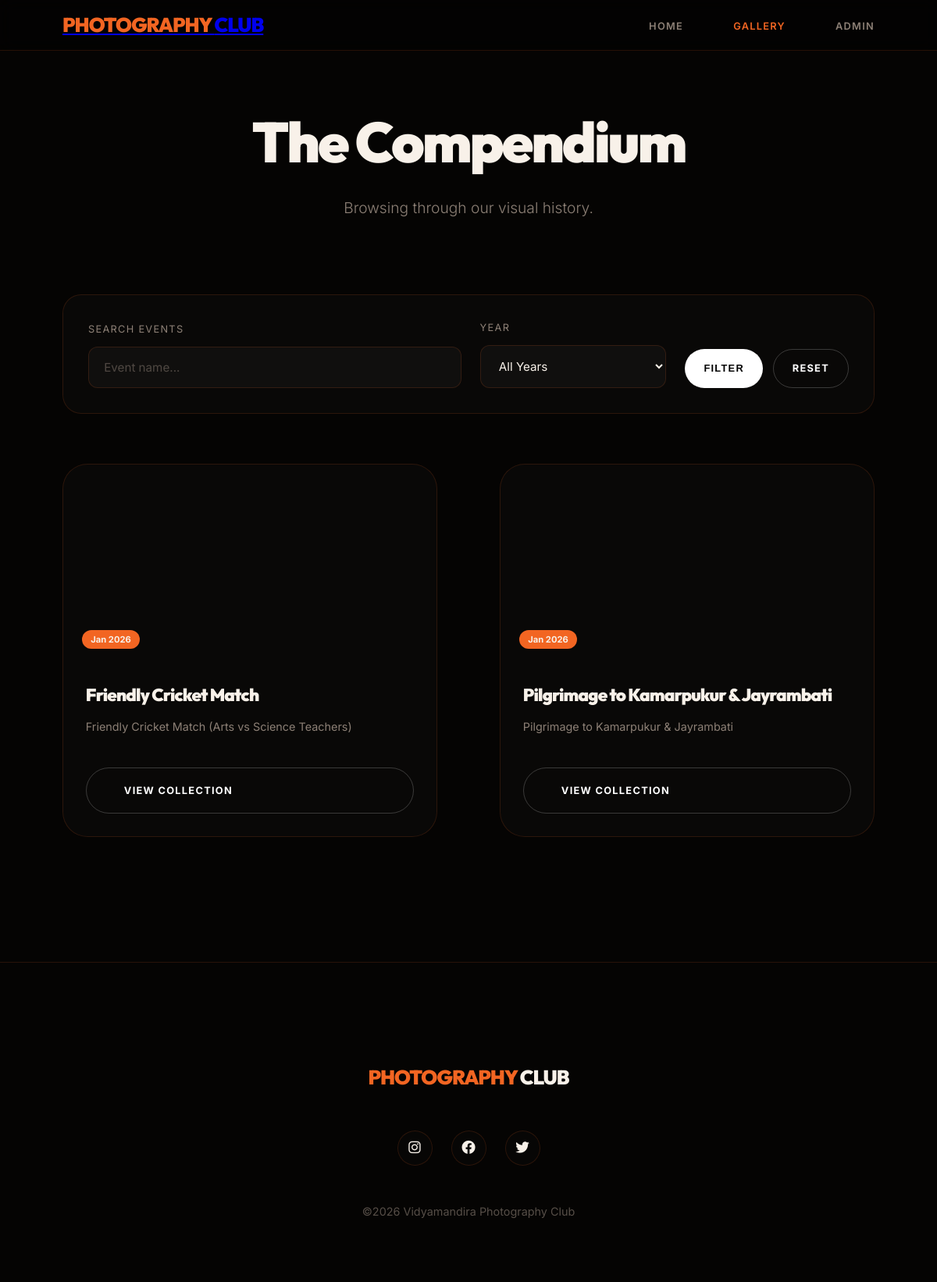
The page /gallery.php?year=2026-01-01 on the database its author committed.
### tables this page shows
CREATE TABLE `events` (
  `id` int(11) NOT NULL,
  `name` varchar(100) NOT NULL,
  `event_date` date NOT NULL,
  `folder_name` varchar(150) NOT NULL,
  `description` text DEFAULT NULL,
  `cover_image` varchar(255) DEFAULT NULL,
  `created_at` timestamp NOT NULL DEFAULT current_timestamp()
);

CREATE TABLE `social_links` (
  `id` int(11) NOT NULL,
  `platform` varchar(50) NOT NULL,
  `url` varchar(255) NOT NULL,
  `created_at` timestamp NOT NULL DEFAULT current_timestamp()
);

### gallery.php (the view, shortened to what this page needs)
<?php require_once 'includes/db.php'; ?>
<!DOCTYPE html>
<html lang="en">
<head>
    <link rel="stylesheet" href="assets/css/style.css?v=2.1">
</head>
<body>
    <?php include 'includes/header.php'; ?>
    <main class="container animate-up" style="min-height: 80vh; padding-top: 8rem;">
        <div style="text-align: center; margin-bottom: 6rem;">
            <h1 style="font-size: 4.5rem; margin-bottom: 1rem;">The Compendium</h1>
            <p style="color: var(--text-muted); font-size: 1.2rem; font-weight: 300;">Browsing through our visual history.</p>
        </div>
        <div class="glass" style="padding: 2rem; border-radius: 24px; margin-bottom: 4rem; display: flex; flex-wrap: wrap; gap: 1.5rem; align-items: flex-end;">
            <form method="GET" style="display: contents;">
                <div style="flex: 2; min-width: 250px;">
                    <label style="display: block; margin-bottom: 0.8rem; font-size: 0.8rem; color: var(--text-muted); text-transform: uppercase; letter-spacing: 0.1em;">Search Events</label>
                    <input type="text" name="search" placeholder="Event name..." value="<?php echo htmlspecialchars($_GET['search'] ?? ''); ?>">
                </div>
                <div style="flex: 1; min-width: 120px;">
                    <label style="display: block; margin-bottom: 0.8rem; font-size: 0.8rem; color: var(--text-muted); text-transform: uppercase; letter-spacing: 0.1em;">Year</label>
                    <select name="year" id="year-select" onchange="updateMonths()">
                        <option value="">All Years</option>
                    </select>
                </div>
                <div style="display: flex; gap: 0.8rem;">
                    <button type="submit" class="btn btn-primary" style="padding: 0.9rem 1.5rem;">Filter</button>
                    <a href="gallery.php" class="btn btn-outline" style="padding: 0.9rem 1.5rem;">Reset</a>
                </div>
            </form>
        </div>
        <div class="event-grid" style="margin-bottom: 10rem;">
            <?php
            $year = $_GET['year'] ?? '';
            $sql = "SELECT * FROM events WHERE 1=1";
            $params = [];
            if ($year) {
                $sql .= " AND YEAR(event_date) = ?";
                $params[] = $year;
            }
            $sql .= " ORDER BY event_date DESC";
            $stmt = $pdo->prepare($sql);
            $stmt->execute($params);
            $events = $stmt->fetchAll();
            if (empty($events)): ?>
                <div style="text-align: center; grid-column: 1/-1; padding: 5rem 0;">
                    <p style="color: var(--text-muted); font-size: 1.2rem;">No events match your criteria.</p>
                </div>
            <?php else:
                foreach ($events as $event): ?>
                    <div class="glass-card animate-up" style="overflow: hidden;">
                        <div style="height: 250px; background: url('<?php echo htmlspecialchars($event['cover_image']); ?>') center/cover; position: relative;">
                            <div style="position: absolute; bottom: 1rem; left: 1.5rem;">
                                <span style="font-size: 0.7rem; background: var(--primary); padding: 0.3rem 0.7rem; border-radius: 100px; font-weight: 700;"><?php echo date('M Y', strtotime($event['event_date'])); ?></span>
                            </div>
                        </div>
                        <div style="padding: 1.8rem;">
                            <h3 style="margin-bottom: 0.8rem; font-size: 1.4rem;"><?php echo htmlspecialchars($event['name']); ?></h3>
                            <p style="color: var(--text-muted); font-size: 0.9rem; margin-bottom: 1.5rem; height: 2.7em; overflow: hidden; display: -webkit-box; -webkit-line-clamp: 2; -webkit-box-orient: vertical;">
                                <?php echo htmlspecialchars($event['description']); ?>
                            </p>
                            <a href="event.php?id=<?php echo $event['id']; ?>" class="btn btn-outline" style="width: 100%;">View Collection</a>
                        </div>
                    </div>
                <?php endforeach; ?>
            <?php endif; ?>
        </div>
    </main>
<?php include 'includes/footer.php'; ?>
</body>
</html>

### includes/footer.php (shortened to what this page needs)
<footer>
    <div class="container footer-content">
        <div class="logo"><span>PHOTOGRAPHy </span>CLUB</div>
        <?php
        $social_stmt = $pdo->query("SELECT * FROM social_links");
        $social_links = $social_stmt->fetchAll();
        if (!empty($social_links)): ?>
            <div class="social-links">
                <?php foreach ($social_links as $link):
                    $icon = "fa-link";
                    switch(strtolower($link['platform'])) {
                        case 'instagram': $icon = "fa-brands fa-instagram"; break;
                        case 'facebook': $icon = "fa-brands fa-facebook"; break;
                        case 'twitter': $icon = "fa-brands fa-twitter"; break;
                    }
                ?>
                    <a href="<?php echo htmlspecialchars($link['url']); ?>" target="_blank" class="social-icon" title="<?php echo htmlspecialchars($link['platform']); ?>">
                        <i class="<?php echo $icon; ?>"></i>
                    </a>
                <?php endforeach; ?>
            </div>
        <?php endif; ?>
        <p class="copyright">&copy;2026 Vidyamandira Photography Club</p>
    </div>
</footer>

### assets/css/style.css (style rules this page uses)
:root { --primary: #f26522; --primary-light: #ff7e42; --primary-dim: rgba(242, 101, 34, 0.12); --bg-dark: #050403; --bg-card: #0c0a09; --text-main: #f8f1e9; --text-muted: #8d8076; --glass: rgba(255, 255, 255, 0.01); --glass-border: rgba(242, 101, 34, 0.15); --transition: all 0.6s cubic-bezier(0.16, 1, 0.3, 1); --nav-height: 65px; }
* { margin: 0; padding: 0; box-sizing: border-box; }
body { background-color: var(--bg-dark); color: var(--text-main); font-family: 'Inter', sans-serif; line-height: 1.5; overflow-x: hidden; -webkit-font-smoothing: antialiased; }
input[type="text"], input[type="password"], input[type="date"], input[type="email"], select, textarea { width: 100%; padding: 1rem 1.2rem; background: rgba(255, 255, 255, 0.03); border: 1px solid var(--glass-border); border-radius: 12px; color: var(--text-main); font-family: inherit; font-size: 0.95rem; transition: var(--transition); }
select option { background-color: var(--bg-card); color: var(--text-main); }
::placeholder { color: var(--text-muted); opacity: 0.5; }
h1, h2, h3, .logo { font-family: 'Outfit', sans-serif; letter-spacing: -0.04em; font-weight: 900; }
.container { max-width: 1400px; margin: 0 auto; padding: 0 5rem; position: relative; z-index: 10; }
.logo { font-size: 1.6rem; text-transform: uppercase; }
.logo span { color: var(--primary); }
.event-grid { display: grid; grid-template-columns: repeat(2, 1fr); gap: 5rem; }
.glass { background: rgba(255, 255, 255, 0.02); backdrop-filter: blur(20px); -webkit-backdrop-filter: blur(20px); border: 1px solid var(--glass-border); transition: var(--transition); }
.glass-card { background: rgba(255, 255, 255, 0.02); backdrop-filter: blur(40px); -webkit-backdrop-filter: blur(40px); border: 1px solid var(--glass-border); border-radius: 32px; transition: var(--transition); }
.animate-up { animation: animateUp 1.2s cubic-bezier(0.16, 1, 0.3, 1) forwards; }
.btn { padding: 1.2rem 3rem; border-radius: 100px; font-weight: 700; text-transform: uppercase; letter-spacing: 0.1em; font-size: 0.8rem; transition: var(--transition); border: none; display: inline-flex; align-items: center; gap: 1rem; text-decoration: none; }
.btn-primary { background: white; color: black; }
.btn-outline { border: 1px solid rgba(255, 255, 255, 0.2); color: white; }
footer { padding: 8rem 0 5rem; border-top: 1px solid var(--glass-border); margin-top: 5rem; }
.footer-content { display: flex; flex-direction: column; align-items: center; text-align: center; gap: 3rem; }
.social-links { display: flex; gap: 1.5rem; align-items: center; justify-content: center; }
.social-icon { width: 45px; height: 45px; background: var(--glass); border: 1px solid var(--glass-border); border-radius: 50%; display: flex; align-items: center; justify-content: center; color: var(--text-main); font-size: 1.1rem; transition: var(--transition); text-decoration: none; }
.copyright { color: var(--text-muted); font-size: 0.9rem; opacity: 0.6; }

### rows shown on the page
events: event_date "Jan 2026", name "Friendly Cricket Match", description "Friendly Cricket Match (Arts vs Science Teachers)"
events: event_date "Jan 2026", name "Pilgrimage to Kamarpukur & Jayrambati", description "Pilgrimage to Kamarpukur & Jayrambati"
